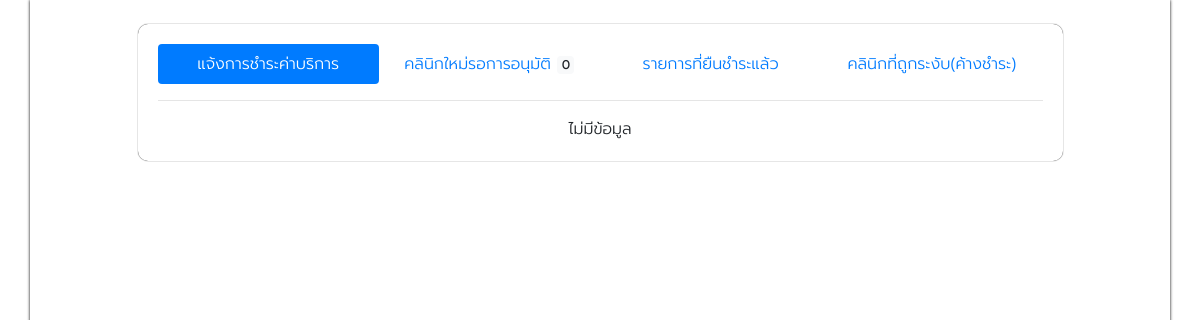
Page /admin/index.php on the earlier database version.
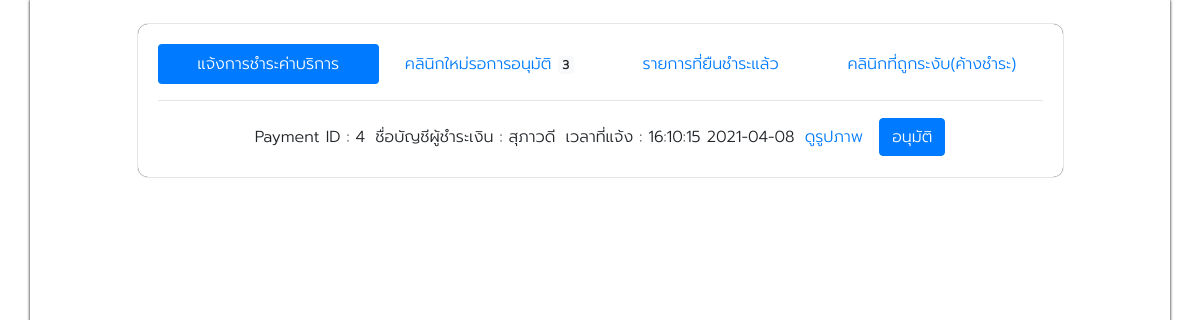
Same page on the later database version.
### tables this page shows
CREATE TABLE `payment` (
  `payment_ID` int(11) NOT NULL,
  `payment_Name` varchar(50) DEFAULT NULL,
  `payment_Date` date DEFAULT NULL,
  `payment_Time` time DEFAULT NULL,
  `payment_Receipt` varchar(200) DEFAULT NULL,
  `payment_Note` text DEFAULT NULL,
  `payment_Status` int(2) DEFAULT NULL,
  `clinic_ID` int(11) DEFAULT NULL
);

### admin/index.php (the view, shortened to what this page needs)
<!DOCTYPE html>
<html lang="en" dir="ltr">
  <head>
    <link rel="stylesheet" href="../css/bootstrap.css">
    <link rel="stylesheet" href="../css/webstyle.css">
    <link rel="stylesheet" href="https://cdnjs.cloudflare.com/ajax/libs/animate.css/4.1.1/animate.min.css"  />
  </head>
  <body class="Myfont">
    <?php
    include("navbar.php");
    ?>
    <div class="container" style="box-shadow: 0px 0px 3px #000; min-height: 1000px;">
      <center><br>
        <div class="col-10" style="box-shadow: 0px 0px 1px #000; padding:20px; border-radius:10px;">
          <ul class="nav nav-pills nav-justified " id="pills-tab" role="tablist">
          <li class="nav-item">
          <a class="nav-link active" id="pills-payment-tab" data-toggle="pill" href="#pills-payment" role="tab" aria-controls="pills-payment" aria-selected="true">แจ้งการชำระค่าบริการ</a>
          </li>
          <li class="nav-item">
          <a class="nav-link" id="pills-wait-tab" data-toggle="pill" href="#pills-wait" role="tab" aria-controls="pills-wait" aria-selected="false">คลินิกใหม่รอการอนุมัติ  <span class="badge badge-light">
            <?php   $sql_wait = "SELECT * FROM clinic WHERE Status = 0";
            $result_wait = mysqli_query($dbConnect, $sql_wait);
            $num_wait = mysqli_num_rows($result_wait); echo $num_wait; ?></span></a>
          </li>
          <li class="nav-item">
          <a class="nav-link" id="pills-receipt-tab" data-toggle="pill" href="#pills-receipt" role="tab" aria-controls="pills-receipt" aria-selected="false">รายการที่ยืนชำระแล้ว</a>
          </li>
          <li class="nav-item">
          <a class="nav-link" id="pills-baned-tab" data-toggle="pill" href="#pills-baned" role="tab" aria-controls="pills-baned" aria-selected="false">คลินิกที่ถูกระงับ(ค้างชำระ)</a>
          </li>
          </ul>
          <hr>
          <div class="tab-content" id="pills-tabContent">
          <div class="tab-pane fade show active" id="pills-payment" role="tabpanel" aria-labelledby="pills-payment-tab">
            <?php
            $sql_payment = "SELECT * FROM payment,clinic WHERE payment.clinic_ID = clinic.clinic_ID and payment.payment_Status = 0 ORDER BY payment.payment_Date ";
            $result_payment = mysqli_query($dbConnect, $sql_payment);
              if(mysqli_affected_rows($dbConnect)==0){
                echo "<center>ไม่มีข้อมูล<center>";
              }
            ?>
            <table class="" >
            <?php while($row_payment = mysqli_fetch_array($result_payment)){  ?>
              <form class=""  action="confirmPayment.php" method="post">
              <tr>
                <td>Payment ID : <?php echo $row_payment['payment_ID']; ?> </td><td>&nbsp;</td>
                <td>ชื่อบัญชีผู้ชำระเงิน : <?php echo $row_payment['payment_Name']; ?> </td><td>&nbsp;</td>
                <td>เวลาที่แจ้ง : <?php echo $row_payment['payment_Time']; echo "&nbsp;"; echo $row_payment['payment_Date'];?> </td></td><td>&nbsp;</td>
                <td> <a href="../clinic/payment/<?php echo $row_payment['payment_Receipt']; ?>" target="_blank" >ดูรูปภาพ</a> </td></td><td>&nbsp;</td>
                <td><input type="text" name="payment_ID" value="<?php echo $row_payment['payment_ID']; ?>" hidden> </td>
                <td><input type="text" name="clinic_ID" value="<?php echo $row_payment['clinic_ID']; ?>" hidden> </td>
                <td><input type="text" name="clinic_Views" value="<?php echo $row_payment['clinic_Views']; ?>" hidden> </td>
                <td><button class=" btn btn-primary" name="payment_Status"onclick="return confirm('คุณต้องการอนุมัติ ?')"  value="1" >อนุมัติ</button> </td>
              </tr>
              </form>
            <?php } ?>
            </table>
          </div>
          </div>
        </div>
        </center>
    </div>
    </body>
  </html>

Differences in the rows shown:
added payment: payment_ID "4", payment_Name "สุภาวดี", payment_Time "16:10:15", payment_Date "2021-04-08"
Other differences:
$num_wait: "0" → "3"
text no longer shown: "ไม่มีข้อมูล"
